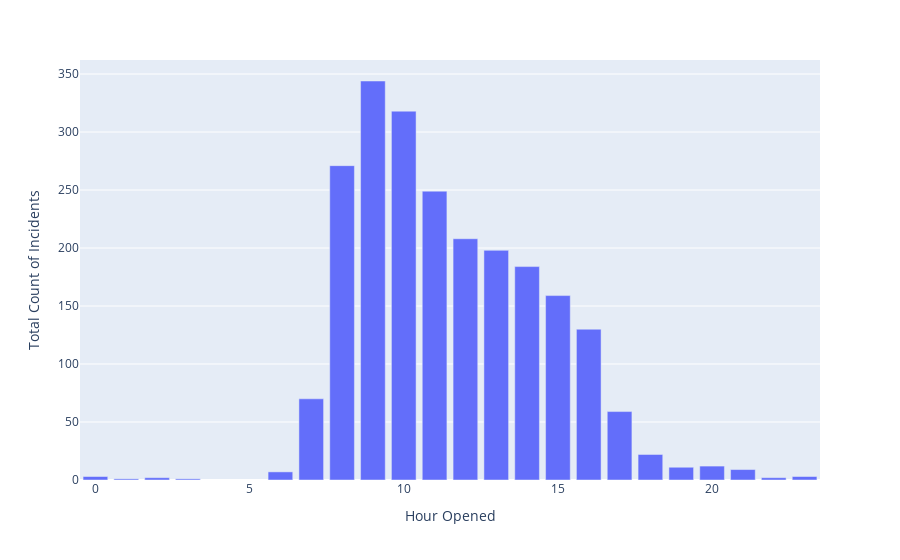

Notebook cell for this chart:
### Code cell
fig = px.bar(df_inc_per_hr, x=df_inc_per_hr.index, y='task_effective_number', labels={'opened_at':'Hour Opened', 'task_effective_number':'Total Count of Incidents'})
fig.show()

### Figure 1 — Plotly figure (JSON) as saved in the notebook; plotly's stock layout.template omitted (floating-point values rounded to 4 significant figures)
{"data": [{"alignmentgroup": "True", "hovertemplate": "Hour Opened=%{x}<br>Total Count of Incidents=%{y}<extra></extra>", "legendgroup": "", "marker": {"color": "#636efa"}, "name": "", "offsetgroup": "", "orientation": "v", "showlegend": false, "textposition": "auto", "type": "bar", "x": [0, 1, 2, 3, 6, 7, 8, 9, 10, 11, 12, 13, 14, 15, 16, 17, 18, 19, 20, 21, 22, 23], "xaxis": "x", "y": [3, 1, 2, 1, 7, 70, 271, 344, 318, 249, 208, 198, 184, 159, 130, 59, 22, 11, 12, 9, 2, 3], "yaxis": "y"}], "layout": {"barmode": "relative", "legend": {"tracegroupgap": 0}, "margin": {"t": 60}, "xaxis": {"anchor": "y", "domain": [0, 1], "title": {"text": "Hour Opened"}}, "yaxis": {"anchor": "x", "domain": [0, 1], "title": {"text": "Total Count of Incidents"}}}}
